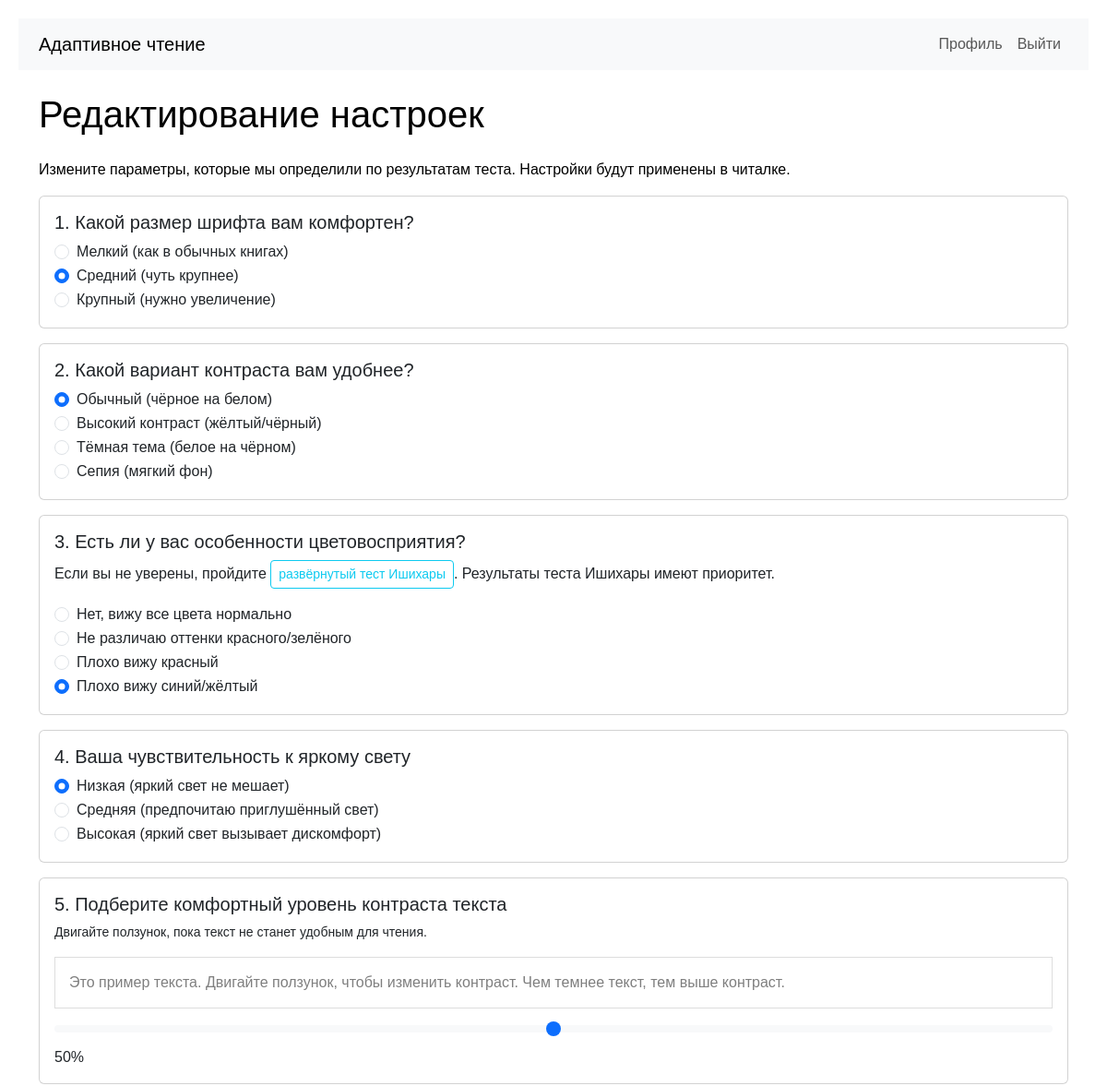
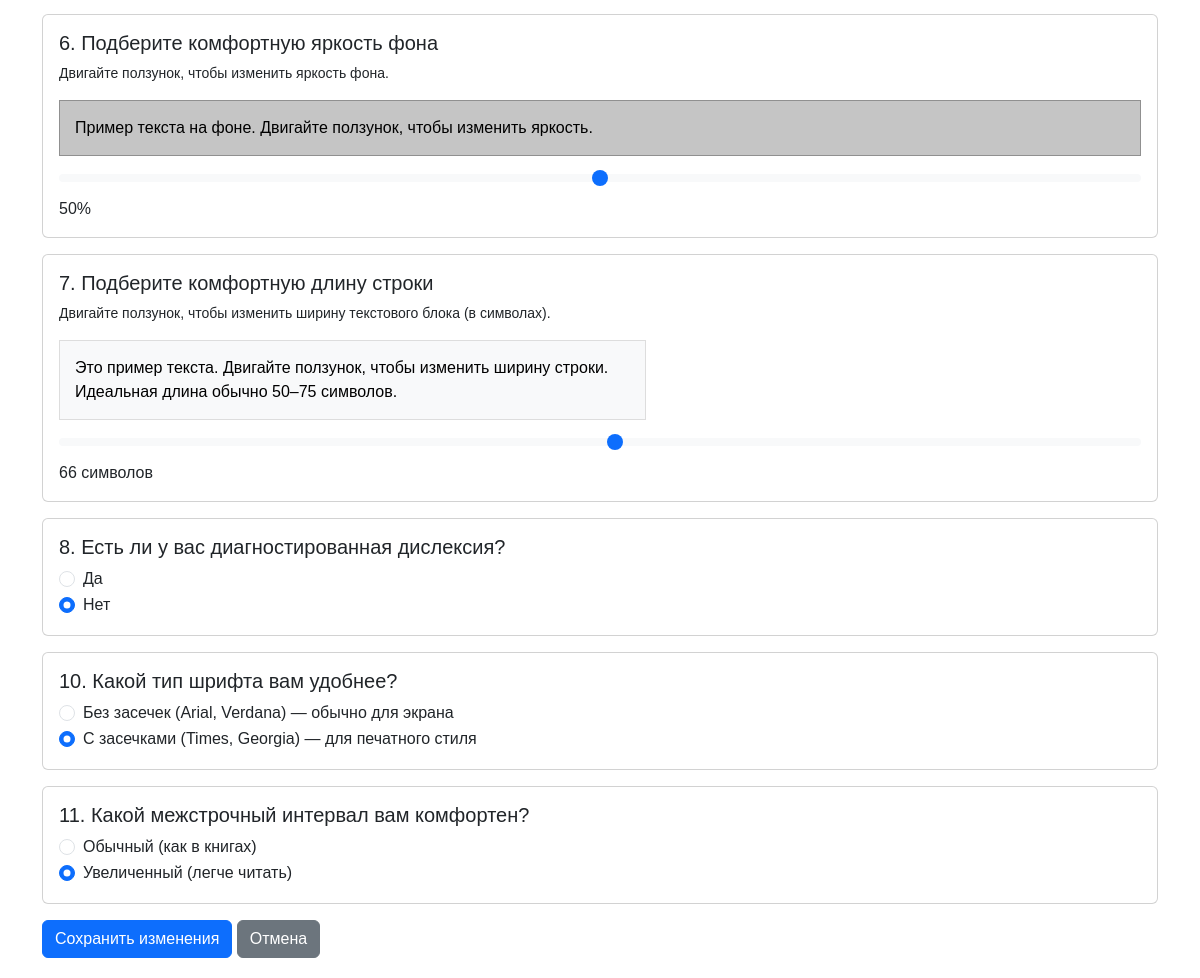
/profile/edit (signed in), run on the app's committed database (2 pictures, top to bottom).
### app.py (models this page shows, shortened)
class User(db.Model):
    id = db.Column(db.Integer, primary_key=True)
    username = db.Column(db.String(80), unique=True, nullable=False, default='user1')
    password_hash = db.Column(db.String(200))
    contrast = db.Column(db.String(20))       # 'high', 'medium', 'low'
    color_vision = db.Column(db.String(20))   # 'normal', 'deutan', 'protan', 'tritan'
    font_pref = db.Column(db.String(20))      # 'small', 'medium', 'large'
    theme_pref = db.Column(db.String(20))     # 'light', 'dark', 'sepia', 'high_contrast'
    light_sensitive = db.Column(db.Boolean, default=False)        # чувствительность к свету (да/нет)
    font_family = db.Column(db.String(20), default='sans')        # 'sans' или 'serif'
    line_height = db.Column(db.String(20), default='normal')      # 'normal' или 'large'
    color_blindness_type = db.Column(db.String(20), default='none')   # 'none', 'protanopia', 'deuteranopia', 'tritanopia'
    has_dyslexia = db.Column(db.Boolean, default=False)
    dyslexia_font = db.Column(db.Boolean, default=False)
    light_sensitivity_level = db.Column(db.String(20), default='low')   # 'low', 'medium', 'high'
    line_width_pref = db.Column(db.String(20), default='medium')        # 'narrow', 'medium', 'wide'
    created_at = db.Column(db.DateTime, default=datetime.utcnow)

### app.py (the view, shortened to what this page needs)
@app.route('/profile/edit', methods=['GET', 'POST'])
def edit_profile():
    if 'user_id' not in session:
        return redirect(url_for('login'))
    user = User.query.get(session['user_id'])
    if not user:
        return redirect(url_for('login'))
    return render_template('profile_edit.html', user=user)

### app.py (called while the page is built)
@app.context_processor
def inject_user():
    return dict(session=session)

### templates/profile_edit.html (shortened to what this page needs)
{% extends "base.html" %}
{% block content %}
<h1 class="mb-4">Редактирование настроек</h1>
<p>Измените параметры, которые мы определили по результатам теста. Настройки будут применены в читалке.</p>
<form method="POST" action="{{ url_for('edit_profile') }}">
    <div class="card mb-3">
        <div class="card-body">
            <h5 class="card-title">1. Какой размер шрифта вам комфортен?</h5>
            <div class="form-check">
                <input class="form-check-input" type="radio" name="vision" id="vision_small" value="small" {% if user.font_pref == 'small' %}checked{% endif %}>
                <label class="form-check-label" for="vision_small">Мелкий (как в обычных книгах)</label>
            </div>
            <div class="form-check">
                <input class="form-check-input" type="radio" name="vision" id="vision_medium" value="medium" {% if user.font_pref == 'medium' or not user.font_pref %}checked{% endif %}>
                <label class="form-check-label" for="vision_medium">Средний (чуть крупнее)</label>
            </div>
            <div class="form-check">
                <input class="form-check-input" type="radio" name="vision" id="vision_large" value="large" {% if user.font_pref == 'large' %}checked{% endif %}>
                <label class="form-check-label" for="vision_large">Крупный (нужно увеличение)</label>
            </div>
        </div>
    </div>
    <div class="card mb-3">
        <div class="card-body">
            <h5 class="card-title">2. Какой вариант контраста вам удобнее?</h5>
            <div class="form-check">
                <input class="form-check-input" type="radio" name="theme" id="theme_normal" value="normal" {% if user.theme_pref == 'normal' %}checked{% endif %}>
                <label class="form-check-label" for="theme_normal">Обычный (чёрное на белом)</label>
            </div>
            <div class="form-check">
                <input class="form-check-input" type="radio" name="theme" id="theme_high" value="high" {% if user.theme_pref == 'high' %}checked{% endif %}>
                <label class="form-check-label" for="theme_high">Высокий контраст (жёлтый/чёрный)</label>
            </div>
            <div class="form-check">
                <input class="form-check-input" type="radio" name="theme" id="theme_dark" value="dark" {% if user.theme_pref == 'dark' %}checked{% endif %}>
                <label class="form-check-label" for="theme_dark">Тёмная тема (белое на чёрном)</label>
            </div>
            <div class="form-check">
                <input class="form-check-input" type="radio" name="theme" id="theme_sepia" value="sepia" {% if user.theme_pref == 'sepia' %}checked{% endif %}>
                <label class="form-check-label" for="theme_sepia">Сепия (мягкий фон)</label>
            </div>
        </div>
    </div>
    <div class="card mb-3">
        <div class="card-body">
            <h5 class="card-title">3. Есть ли у вас особенности цветовосприятия?</h5>
            <p>Если вы не уверены, пройдите <a href="{{ url_for('ishihara_test') }}" class="btn btn-sm btn-outline-info">развёрнутый тест Ишихары</a>. Результаты теста Ишихары имеют приоритет.</p>
            <div class="form-check">
                <input class="form-check-input" type="radio" name="color_vision" id="color_normal" value="normal" {% if user.color_vision == 'normal' %}checked{% endif %}>
                <label class="form-check-label" for="color_normal">Нет, вижу все цвета нормально</label>
            </div>
            <div class="form-check">
                <input class="form-check-input" type="radio" name="color_vision" id="color_deutan" value="deutan" {% if user.color_vision == 'deutan' %}checked{% endif %}>
                <label class="form-check-label" for="color_deutan">Не различаю оттенки красного/зелёного</label>
            </div>
            <div class="form-check">
                <input class="form-check-input" type="radio" name="color_vision" id="color_protan" value="protan" {% if user.color_vision == 'protan' %}checked{% endif %}>
                <label class="form-check-label" for="color_protan">Плохо вижу красный</label>
            </div>
            <div class="form-check">
                <input class="form-check-input" type="radio" name="color_vision" id="color_tritan" value="tritan" {% if user.color_vision == 'tritan' %}checked{% endif %}>
                <label class="form-check-label" for="color_tritan">Плохо вижу синий/жёлтый</label>
            </div>
        </div>
    </div>
    <div class="card mb-3">
        <div class="card-body">
            <h5 class="card-title">4. Ваша чувствительность к яркому свету</h5>
            <div class="form-check">
                <input class="form-check-input" type="radio" name="light_sensitivity_level" id="light_low" value="low" {% if user.light_sensitivity_level == 'low' %}checked{% endif %}>
                <label class="form-check-label" for="light_low">Низкая (яркий свет не мешает)</label>
            </div>
            <div class="form-check">
                <input class="form-check-input" type="radio" name="light_sensitivity_level" id="light_medium" value="medium" {% if user.light_sensitivity_level == 'medium' %}checked{% endif %}>
                <label class="form-check-label" for="light_medium">Средняя (предпочитаю приглушённый свет)</label>
            </div>
            <div class="form-check">
                <input class="form-check-input" type="radio" name="light_sensitivity_level" id="light_high" value="high" {% if user.light_sensitivity_level == 'high' %}checked{% endif %}>
                <label class="form-check-label" for="light_high">Высокая (яркий свет вызывает дискомфорт)</label>
            </div>
        </div>
    </div>
    <div class="card mb-3">
        <div class="card-body">
            <h5 class="card-title">5. Подберите комфортный уровень контраста текста</h5>
            <p class="small">Двигайте ползунок, пока текст не станет удобным для чтения.</p>
            <div id="contrastDemo" style="padding: 15px; background-color: #fff; color: #000; margin-bottom: 10px; border: 1px solid #ddd;">
                Это пример текста. Двигайте ползунок, чтобы изменить контраст. Чем темнее текст, тем выше контраст.
            </div>
            <input type="range" class="form-range" id="contrastSlider" min="0" max="100" value="{{ user.contrast_sensitivity or 50 }}" step="1">
            <span id="contrastValue">{{ user.contrast_sensitivity or 50 }}</span>%
        </div>
    </div>
    <div class="card mb-3">
        <div class="card-body">
            <h5 class="card-title">6. Подберите комфортную яркость фона</h5>
            <p class="small">Двигайте ползунок, чтобы изменить яркость фона.</p>
            <div id="brightnessDemo" style="padding: 15px; background-color: #f0f0f0; color: #000; margin-bottom: 10px; border: 1px solid #ddd;">
                Пример текста на фоне. Двигайте ползунок, чтобы изменить яркость.
            </div>
            <input type="range" class="form-range" id="brightnessSlider" min="0" max="100" value="{{ user.brightness_preference or 50 }}" step="1">
            <span id="brightnessValue">{{ user.brightness_preference or 50 }}</span>%
        </div>
    </div>
    <div class="card mb-3">
        <div class="card-body">
            <h5 class="card-title">7. Подберите комфортную длину строки</h5>
            <p class="small">Двигайте ползунок, чтобы изменить ширину текстового блока (в символах).</p>
            <div id="lineWidthDemo" style="padding: 15px; background-color: #f8f9fa; color: #000; margin-bottom: 10px; border: 1px solid #ddd;">
                Это пример текста. Двигайте ползунок, чтобы изменить ширину строки. Идеальная длина обычно 50–75 символов.
            </div>
            <input type="range" class="form-range" id="lineWidthSlider" min="30" max="100" value="{{ user.preferred_line_width_ch or 66 }}" step="1">
            <span id="lineWidthValue">{{ user.preferred_line_width_ch or 66 }}</span> символов
        </div>
    </div>
    <div class="card mb-3">
        <div class="card-body">
            <h5 class="card-title">8. Есть ли у вас диагностированная дислексия?</h5>
            <div class="form-check">
                <input class="form-check-input" type="radio" name="dyslexia" id="dyslexia_yes" value="yes" {% if user.has_dyslexia %}checked{% endif %}>
                <label class="form-check-label" for="dyslexia_yes">Да</label>
            </div>
            <div class="form-check">
                <input class="form-check-input" type="radio" name="dyslexia" id="dyslexia_no" value="no" {% if not user.has_dyslexia %}checked{% endif %}>
                <label class="form-check-label" for="dyslexia_no">Нет</label>
            </div>
        </div>
    </div>
    <div class="card mb-3">
        <div class="card-body">
            <h5 class="card-title">10. Какой тип шрифта вам удобнее?</h5>
            <div class="form-check">
                <input class="form-check-input" type="radio" name="font_family" id="font_sans" value="sans" {% if user.font_family == 'sans' or not user.font_family %}checked{% endif %}>
                <label class="form-check-label" for="font_sans">Без засечек (Arial, Verdana) — обычно для экрана</label>
            </div>
            <div class="form-check">
                <input class="form-check-input" type="radio" name="font_family" id="font_serif" value="serif" {% if user.font_family == 'serif' %}checked{% endif %}>
                <label class="form-check-label" for="font_serif">С засечками (Times, Georgia) — для печатного стиля</label>
            </div>
        </div>
    </div>
    <div class="card mb-3">
        <div class="card-body">
            <h5 class="card-title">11. Какой межстрочный интервал вам комфортен?</h5>
            <div class="form-check">
                <input class="form-check-input" type="radio" name="line_height" id="line_normal" value="normal" {% if user.line_height == 'normal' or not user.line_height %}checked{% endif %}>
                <label class="form-check-label" for="line_normal">Обычный (как в книгах)</label>
            </div>
            <div class="form-check">
                <input class="form-check-input" type="radio" name="line_height" id="line_large" value="large" {% if user.line_height == 'large' %}checked{% endif %}>
                <label class="form-check-label" for="line_large">Увеличенный (легче читать)</label>
            </div>
        </div>
    </div>
    <button type="submit" class="btn btn-primary">Сохранить изменения</button>
    <a href="{{ url_for('profile', user_id=user.id) }}" class="btn btn-secondary">Отмена</a>
</form>
{% endblock %}

### templates/base.html (shortened to what this page needs)
<!doctype html>
<html lang="ru">
<head>
    <link href="https://cdn.jsdelivr.net/npm/bootstrap@5.3.0/dist/css/bootstrap.min.css" rel="stylesheet">
    <link rel="stylesheet" href="{{ url_for('static', filename='css/reader.css') }}">
</head>
<body {% block body_attributes %}{% endblock %}>
    <nav class="navbar navbar-expand-lg bg-light mb-4">
        <div class="container">
            <a class="navbar-brand" href="/">Адаптивное чтение</a>
            <div class="collapse navbar-collapse">
                <ul class="navbar-nav ms-auto">
                    {% if session.user_id %}
                        <li class="nav-item">
                            <a class="nav-link" href="/profile/{{ session.user_id }}">Профиль</a>
                        </li>
                        <li class="nav-item">
                            <a class="nav-link" href="/logout">Выйти</a>
                        </li>
                    {% endif %}
                </ul>
            </div>
        </div>
    </nav>
    <div class="container mt-4">
        {% block content %}{% endblock %}
    </div>
</body>
</html>

### static/css/reader.css (style rules this page uses)
body { font-family: Arial, sans-serif; font-size: 16px; line-height: 1.5; color: #000; background-color: #fff; transition: all 0.2s ease; padding: 20px; }
body { --text-contrast: 1; --bg-brightness: 1; --line-width: 66ch; }

### data on the page
User: font_pref "☐ Мелкий (как в обычных книгах)", font_pref "☑ Средний (чуть крупнее)", font_pref "☐ Крупный (нужно увеличение)", theme_pref "☑ Обычный (чёрное на белом)", theme_pref "☐ Высокий контраст (жёлтый/чёрны", theme_pref "☐ Тёмная тема (белое на чёрном)", theme_pref "☐ Сепия (мягкий фон)", color_vision "☐ Нет, вижу все цвета нормально", color_vision "☐ Не различаю оттенки красного/з", color_vision "☐ Плохо вижу красный", color_vision "☑ Плохо вижу синий/жёлтый", light_sensitivity_level "☑ Низкая (яркий свет не мешает)", light_sensitivity_level "☐ Средняя (предпочитаю приглушён", light_sensitivity_level "☐ Высокая (яркий свет вызывает д", has_dyslexia "☐ Да", has_dyslexia "☑ Нет", font_family "☐ Без засечек (Arial, Verdana) —", font_family "☑ С засечками (Times, Georgia) —", line_height "☐ Обычный (как в книгах)", line_height "☑ Увеличенный (легче читать)"

### other printed values
{{ user.contrast_sensitivity or 50 }} "50"
{{ user.brightness_preference or 50 }} "50"
{{ user.preferred_line_width_ch or 66 }} "66"
